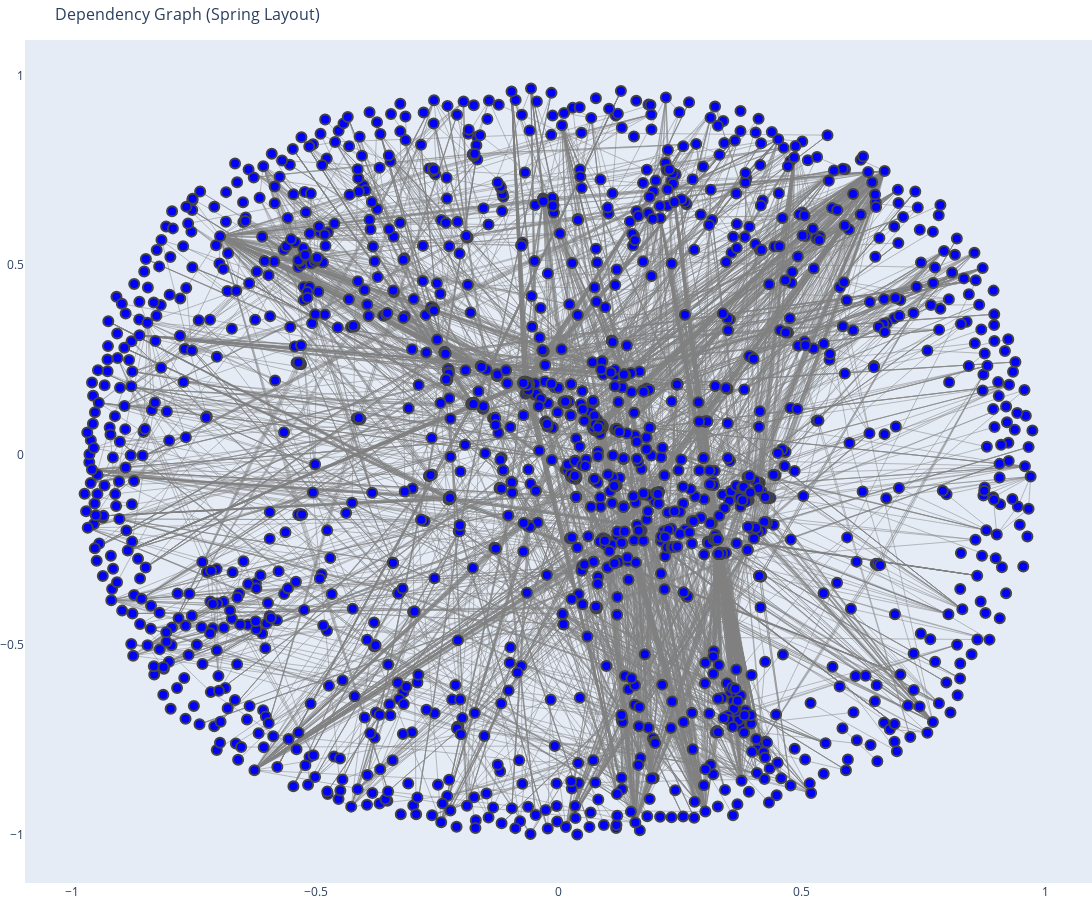
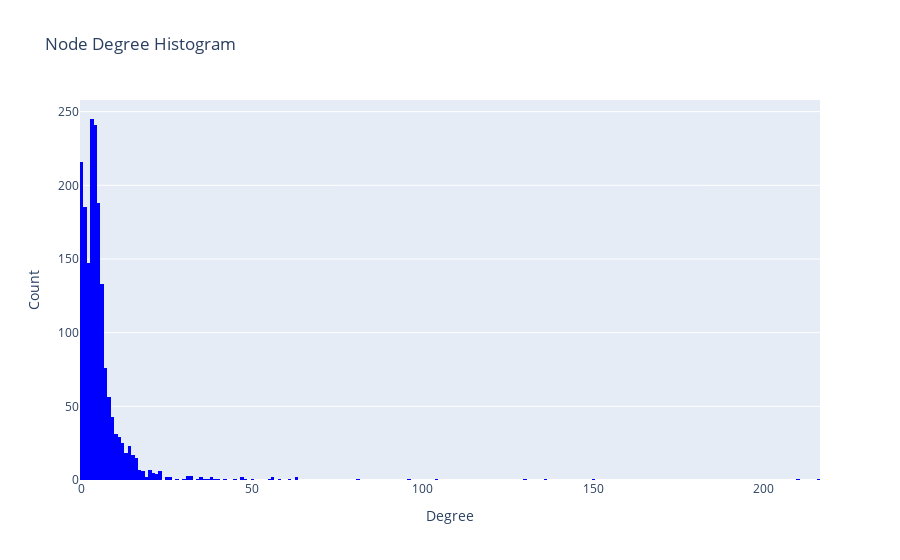
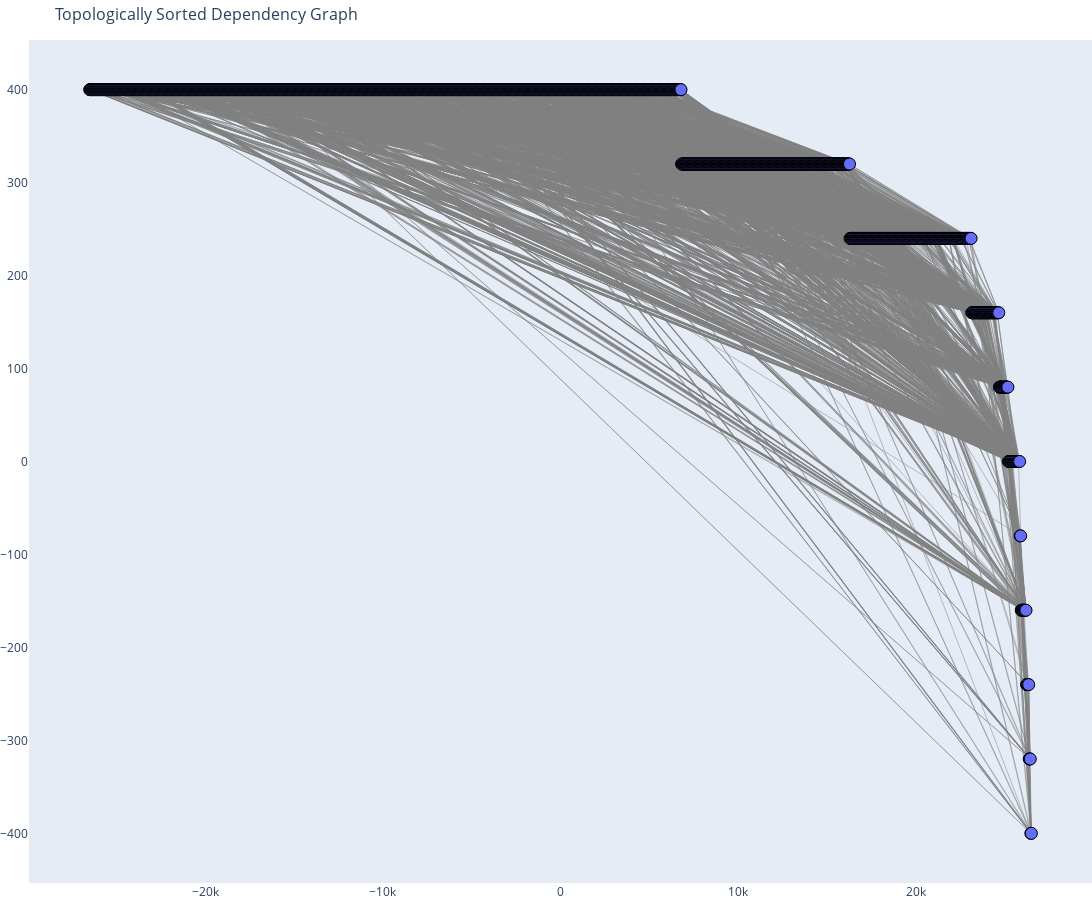

Notebook cell for these charts, in order:
### Code cell
dpdFilePath: str = r"C:\Users\User\Documents\GitHub\autoformalization\src\dependency_graph\EverythingLF.dpd"

G = createGraphFromDpd(dpdFilePath)

plotGraphSpringLayout(G, title="Dependency Graph (Spring Layout)")

plotNodeDegreeHistogram(dpdFilePath)

plotTopologicallySortedGraph(dpdFilePath)

### Figure 1 — Plotly figure (JSON) as saved in the notebook; plotly's stock layout.template omitted (floating-point values rounded to 4 significant figures; data arrays with more than 128 entries replaced by an {"elided": "..."} marker saying what was removed)
{"data": [{"hoverinfo": "none", "line": {"color": "gray", "width": 0.5}, "mode": "lines", "type": "scatter", "x": {"elided": "15741 float values"}, "y": {"elided": "15741 float values"}}, {"hoverinfo": "text", "marker": {"color": "blue", "line": {"width": 2}, "size": 10}, "mode": "markers", "text": {"elided": "1767 str values"}, "type": "scatter", "x": {"elided": "1767 float values"}, "y": {"elided": "1767 float values"}}], "layout": {"height": 900, "hovermode": "closest", "margin": {"b": 0, "l": 0, "r": 0, "t": 40}, "showlegend": false, "title": {"font": {"size": 16}, "text": "Dependency Graph (Spring Layout)"}, "width": 1600, "xaxis": {"showgrid": false, "zeroline": false}, "yaxis": {"showgrid": false, "zeroline": false}}}

### Figure 2 — Plotly figure (JSON) as saved in the notebook; plotly's stock layout.template omitted (floating-point values rounded to 4 significant figures; data arrays with more than 128 entries replaced by an {"elided": "..."} marker saying what was removed)
{"data": [{"marker": {"color": "blue"}, "nbinsx": 217, "type": "histogram", "x": {"elided": "1767 int values"}}], "layout": {"title": {"text": "Node Degree Histogram"}, "xaxis": {"title": {"text": "Degree"}}, "yaxis": {"title": {"text": "Count"}}}}

### Figure 3 — Plotly figure (JSON) as saved in the notebook; plotly's stock layout.template omitted (floating-point values rounded to 4 significant figures; data arrays with more than 128 entries replaced by an {"elided": "..."} marker saying what was removed)
{"data": [{"hoverinfo": "none", "line": {"color": "gray", "width": 0.5}, "mode": "lines", "type": "scatter", "x": {"elided": "15741 int values"}, "y": {"elided": "15741 int values"}}, {"hoverinfo": "text", "marker": {"color": {"elided": "1767 str values"}, "line": {"color": "black", "width": 1}, "size": 12}, "mode": "markers", "text": {"elided": "1767 str values"}, "type": "scatter", "x": {"elided": "1767 int values"}, "y": {"elided": "1767 int values"}}], "layout": {"height": 900, "hovermode": "closest", "margin": {"b": 0, "l": 0, "r": 0, "t": 40}, "showlegend": false, "title": {"font": {"size": 16}, "text": "Topologically Sorted Dependency Graph"}, "width": 1600, "xaxis": {"showgrid": false, "zeroline": false}, "yaxis": {"showgrid": false, "zeroline": false}}}
